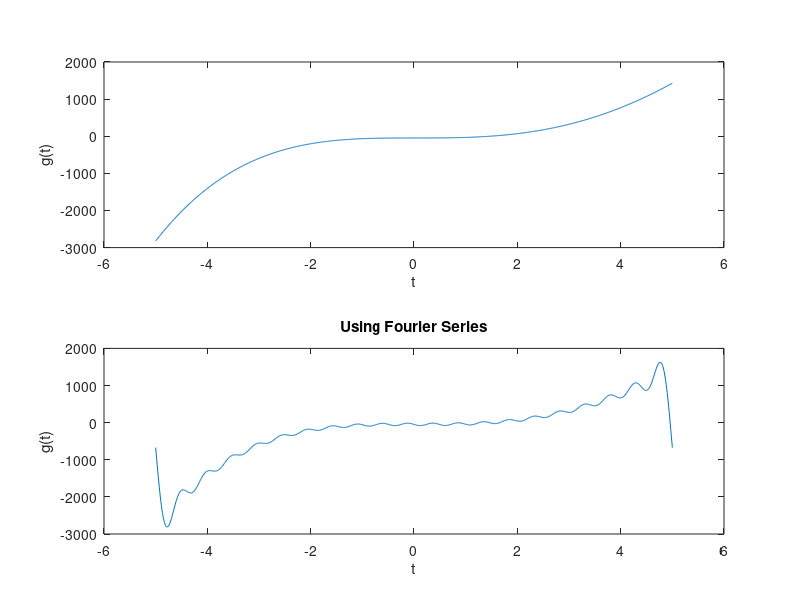

MATLAB code to generate this figure:
L = 5;
t = -L : 0.01 : L;
g = @ (t) -t.^4 + 17 * t.^3 - t.^2 - 47;
g_t = g(t);

subplot(2, 1, 1);
plot(t, g_t);
xlabel("t");
ylabel("g(t)");

m = 20;
Ao = 1 / L * trapz(t, g_t);
A  = zeros(1, m);
B  = zeros(1, m);
S  = Ao / 2;

for i = 1 : m
    A(i) = 1 / L * trapz(t, g_t .* cos( (i * pi / L) .* t));
    B(i) = 1 / L * trapz(t, g_t .* sin( (i * pi / L) .* t));
    S   += (A(i) .* cos( (i * pi / L) .* t) +
            B(i) .* sin( (i * pi / L) .* t));
endfor

subplot(2, 1, 2);
plot(t, S);
title("Using Fourier Series");
xlabel("t");
ylabel("g(t)");